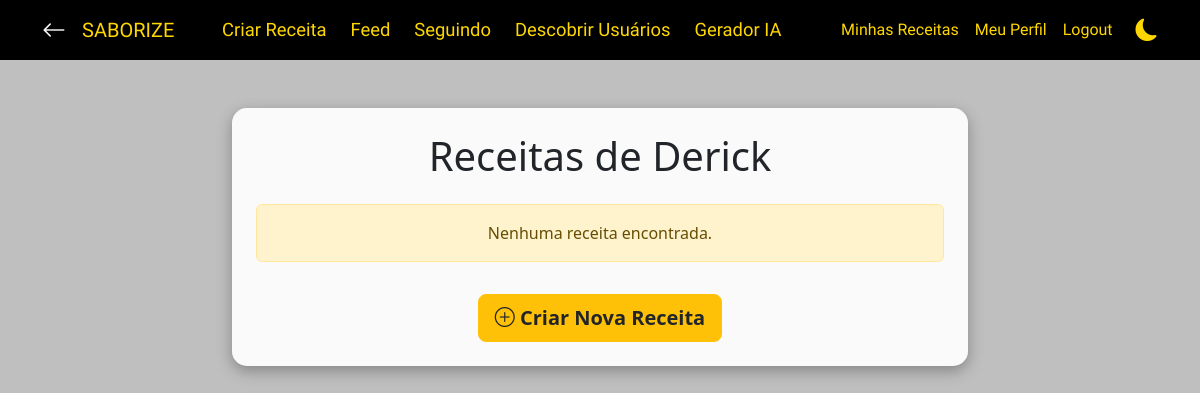
The page /receitas/minhas/ (signed in) on the database as committed earlier.
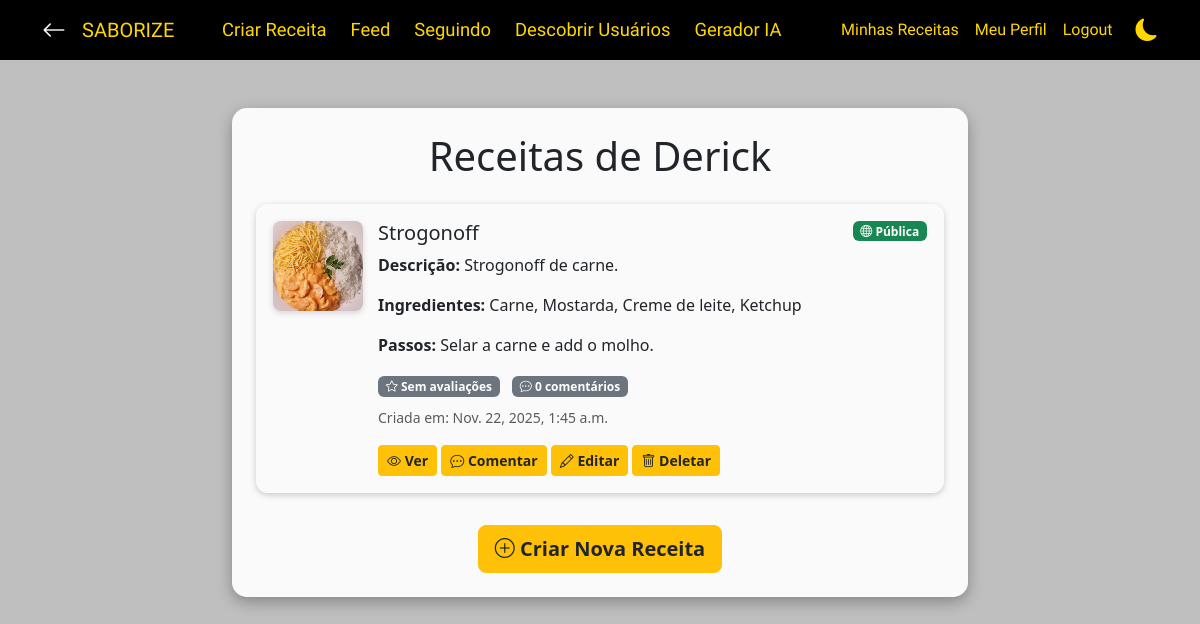
The same page on the database as committed later.
### autenticacao/models.py (models this page shows, shortened)
class User(AbstractUser):
    bio = models.TextField(max_length=500, blank=True, verbose_name="Biografia")
    foto_perfil = models.ImageField(upload_to='perfil/', default='perfil/default.jpg', blank=True)
    telefone = models.CharField(max_length=20, blank=True)
    data_nascimento = models.DateField(null=True, blank=True)
    cidade = models.CharField(max_length=100, blank=True)
    estado = models.CharField(max_length=50, blank=True)
    tags_favoritas = models.ManyToManyField(
        TagsReceita,
        blank=True,
        related_name='usuarios_favoritos',
        verbose_name="Tipos de receitas favoritas"
    )
    openai_api_key_encrypted = models.TextField(blank=True, null=True, verbose_name="OpenAI API Key (Encrypted)")
    criado_em = models.DateTimeField(auto_now_add=True)
    atualizado_em = models.DateTimeField(auto_now=True)

### receitas/models.py (models this page shows, shortened)
class Receita(models.Model):
    user = models.ForeignKey(User, on_delete=models.CASCADE, related_name='receitas')
    titulo = models.CharField(max_length=150)
    descricao = models.TextField(
        help_text="Descreva a receita em detalhes, incluindo ingredientes e modo de preparo."
    )
    ingredientes = models.TextField(
        help_text="Liste os ingredientes necessários para a receita."
    )
    passos = models.TextField(
        help_text="Descreva os passos para preparar a receita."
    )
    imagem = models.ImageField(
        upload_to='receitas/',
        null=True,
        blank=True,
        help_text="Imagem ilustrativa da receita (opcional)."
    )
    tags = models.ManyToManyField(
        TagsReceita,
        related_name='receitas',
        blank=True
    )
    publica = models.BooleanField(default=True, help_text="Receita visível no feed público")
    criada_em = models.DateTimeField(auto_now_add=True)
    atualizada_em = models.DateTimeField(auto_now=True)
    class Meta:
        ordering = ['-criada_em']
        verbose_name = 'Receita'
        verbose_name_plural = 'Receitas'
    @property
    def total_comentarios(self):
        return self.comentarios.count()
    @property
    def total_avaliacoes(self):
        return self.avaliacoes.count()

### receitas/views.py (the view)
# urls.py: path('minhas/', views.listar_receitas, name='listar_receitas'),
@login_required
def listar_receitas(request):
    receitas = Receita.objects.filter(user=request.user).prefetch_related('avaliacoes__usuario', 'comentarios').order_by('-criada_em')
    return render(request, 'receitas/listar_receitas.html', {'receitas': receitas})

### receitas/templates/receitas/listar_receitas.html (shortened to what this page needs)
{% extends 'base.html' %}
{% block content %}
<div class="container mt-5">
    <div class="row justify-content-center">
        <div class="col-md-8">
            <div class="card card-custom p-4">
                <h1 class="mb-4 text-center">Receitas de {{ user.username }}</h1>
                {% if receitas %}
                    {% for receita in receitas %}
                        <div class="card card-hover mb-3">
                            <div class="card-body d-flex">
                                {% if receita.imagem %}
                                    <img src="{{ receita.imagem.url }}" alt="Foto" class="receita-img-small">
                                {% else %}
                                    <img src="/static/img/sem_foto.png" alt="Sem foto" class="receita-img-small">
                                {% endif %}
                                <div class="w-100">
                                    <div class="d-flex justify-content-between align-items-start mb-2">
                                        <h5 class="card-title mb-0">{{ receita.titulo }}</h5>
                                        <span class="badge {% if receita.publica %}bg-success{% else %}bg-warning text-dark{% endif %}">
                                            {% if receita.publica %}
                                                <i class="bi bi-globe"></i> Pública
                                            {% else %}
                                                <i class="bi bi-lock"></i> Privada
                                            {% endif %}
                                        </span>
                                    </div>
                                    <p class="card-text"><strong>Descrição:</strong> {{ receita.descricao|truncatewords:15 }}</p>
                                    <p class="card-text"><strong>Ingredientes:</strong> {{ receita.ingredientes|truncatewords:10 }}</p>
                                    <p class="card-text"><strong>Passos:</strong> {{ receita.passos|truncatewords:10 }}</p>
                                    <div class="mb-2">
                                        {% if receita.total_avaliacoes > 0 %}
                                            <span class="badge bg-warning text-dark me-2">
                                                <i class="bi bi-star-fill"></i> {{ receita.media_avaliacoes }}/5
                                            </span>
                                            <small class="text-muted">
                                                ({{ receita.total_avaliacoes }} avaliação{{ receita.total_avaliacoes|pluralize:"ões" }})
                                            </small>
                                        {% else %}
                                            <span class="badge bg-secondary text-white me-2">
                                                <i class="bi bi-star"></i> Sem avaliações
                                            </span>
                                        {% endif %}
                                        <span class="badge bg-secondary text-white">
                                            <i class="bi bi-chat-dots"></i> {{ receita.total_comentarios }} comentário{{ receita.total_comentarios|pluralize:"s" }}
                                        </span>
                                    </div>
                                    <p class="card-text">
                                        <small class="text-muted">Criada em: {{ receita.criada_em }}</small>
                                    </p>
                                    <div class="mt-2">
                                        <a href="{% url 'ver_receita' receita.id %}" class="btn btn-warning text-dark fw-bold btn-sm">
                                            <i class="bi bi-eye"></i> Ver
                                        </a>
                                        <a href="{% url 'fazer_comentario' receita.id %}" class="btn btn-warning text-dark fw-bold btn-sm">
                                            <i class="bi bi-chat-dots"></i> Comentar
                                        </a>
                                        <a href="{% url 'editar_receita' receita.id %}" class="btn btn-warning text-dark fw-bold btn-sm">
                                            <i class="bi bi-pencil"></i> Editar
                                        </a>
                                        <a href="{% url 'confirmar_deletar_receita' receita.id %}" class="btn btn-warning text-dark fw-bold btn-sm">
                                            <i class="bi bi-trash"></i> Deletar
                                        </a>
                                    </div>
                                </div>
                            </div>
                        </div>
                    {% endfor %}
                {% else %}
                    <div class="alert alert-warning text-center">
                        Nenhuma receita encontrada.
                    </div>
                {% endif %}
                <div class="text-center mt-3">
                    <a href="{% url 'criar_receita' %}" class="btn btn-warning text-dark fw-bold btn-lg">
                        <i class="bi bi-plus-circle"></i> Criar Nova Receita
                    </a>
                </div>
            </div>
        </div>
    </div>
</div>
{% endblock content %}

### templates/base.html (shortened to what this page needs)
<!doctype html>
<html lang="pt-br">
<head>
    {% load static %}
    <link href="https://cdn.jsdelivr.net/npm/bootstrap@5.3.3/dist/css/bootstrap.min.css" rel="stylesheet">
    <link href="https://cdn.jsdelivr.net/npm/bootstrap-icons@1.11.3/font/bootstrap-icons.css" rel="stylesheet">
</head>
<body>
    <div class="container-fluid p-0">
        <nav class="navbar navbar-expand-lg navbar-custom">
            <div class="container d-flex align-items-center">
                <a href="javascript:history.back()" class="me-3 text-decoration-none text-light">
                    <i class="bi bi-arrow-left fs-4"></i>
                </a>
                <a class="navbar-brand" href="{% url 'home' %}">SABORIZE</a>
                <div class="collapse navbar-collapse" id="navbarNav">
                    {% if user.is_authenticated %}
                        <ul class="navbar-nav mx-auto">
                            <li class="nav-item"><a class="nav-link centered" href="{% url 'criar_receita' %}">Criar Receita</a></li>
                            <li class="nav-item"><a class="nav-link centered" href="{% url 'feed_receitas' %}">Feed</a></li>
                            <li class="nav-item"><a class="nav-link centered" href="{% url 'feed_seguidos' %}">Seguindo</a></li>
                            <li class="nav-item"><a class="nav-link centered" href="{% url 'listar_usuarios' %}">Descobrir Usuários</a></li>
                            <li class="nav-item"><a class="nav-link centered" href="{% url 'gerador_receitas_ai' %}">Gerador IA</a></li>
                        </ul>
                        <ul class="navbar-nav ms-auto">
                            <li class="nav-item"><a class="nav-link" href="{% url 'listar_receitas' %}">Minhas Receitas</a></li>
                            <li class="nav-item"><a class="nav-link" href="{% url 'perfil' %}">Meu Perfil</a></li>
                            <li class="nav-item"><a class="nav-link" href="{% url 'logout' %}">Logout</a></li>
                            <li class="nav-item d-flex align-items-center">
                                <i id="toggle-theme" class="bi bi-moon-fill"></i>
                            </li>
                        </ul>
                    {% endif %}
                </div>
            </div>
        </nav>
        {% block content %}
        {% endblock content %}
    </div>
</body>
</html>

### receitas/templates/receitas/listar_receitas.html (style rules this page uses)
.receita-img-small { width: 90px; height: 90px; object-fit: cover; border-radius: 8px; margin-right: 15px; box-shadow: 0px 2px 6px rgba(0,0,0,0.15); background: #f2f2f2; }
.card-hover { border-radius: 12px; background: rgba(255,255,255,0.03); transition: 0.25s ease-in-out; border: 1px solid rgba(255,255,255,0.15); box-shadow: 0 2px 6px rgba(0,0,0,0.2); }

Rows that differ between the two databases and show on the page:
added Receita: imagem (picture), titulo "Strogonoff", publica True (drawn), descricao "Strogonoff de carne.", ingredientes "Carne, Mostarda, Creme de leite, Ketchup", passos "Selar a carne e add o molho.", shows "Sem avaliações", total_comentarios "0", criada_em "Nov. 22, 2025, 1:45 a.m."
Other text that changed with them:
text no longer shown: "Nenhuma receita encontrada."
